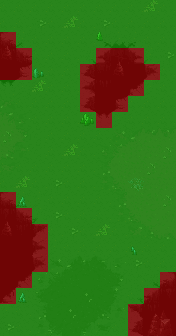

Below is a game level as drawn by its tile map, then a one-line description and the .tmx file that defines it, in full:
An orthogonal 11x21 tile map with 16x16 px tiles, 6 tile layers (Tile Layer 4, Tile Layer 5, Tile Layer 6, Tile Layer 7, ...), 2 hidden layers not drawn.

<map version="1.5" tiledversion="2021.02.15" orientation="orthogonal" renderorder="left-down" width="11" height="21" tilewidth="16" tileheight="16" infinite="0" nextlayerid="15" nextobjectid="1">
 <tileset firstgid="1" source="../world_tiles/tileset.tsx" />
 <layer id="10" name="Tile Layer 4" width="11" height="21">
  <data encoding="csv">
3821,3821,3821,3821,3821,3821,3821,3821,3821,3821,3821,
3821,3821,3821,3821,3821,3821,3821,3821,3821,3821,3821,
3542,3543,3821,3821,3821,3821,3325,3340,3341,3821,3821,
3642,3643,3821,3821,3821,3424,3425,3440,3441,3442,3821,
4340,4341,3821,3821,3821,3822,3525,3725,4043,4044,3821,
4440,4441,3821,3821,3821,3922,3723,3725,4143,4144,3821,
3821,3821,3821,3821,3821,3822,4340,4341,3821,3821,3821,
3821,3821,3821,3821,3821,4425,4440,4441,3821,3821,3821,
3821,3821,3821,3821,3821,3821,3821,3821,3821,3821,3821,
3821,3821,3821,3821,3821,3821,3821,3821,3821,3821,3821,
3821,3821,3821,3821,3821,3821,3821,3821,3821,3821,3821,
3821,3821,3821,3821,3821,3821,3821,3821,3821,3821,3821,
3542,3543,3544,3821,3821,3821,3821,3821,3821,3821,3821,
3642,3643,3644,3821,3821,3821,3821,3821,3821,3821,3821,
3742,3743,3744,3821,3821,3821,3821,3821,3821,3821,3821,
3824,3824,3944,3945,3821,3821,3821,3821,3821,3821,3821,
3824,3824,4044,4045,3821,3821,3821,3821,3821,3821,3821,
4142,4143,4144,3821,3821,3821,3821,3821,3522,3523,3524,
4242,4243,3821,3821,3821,3821,3821,3821,3622,3623,3624,
4342,3821,3821,3821,3821,3821,3821,3821,3722,3723,3724,
4442,3821,3821,3821,3821,3821,3821,3821,3822,3823,3824
</data>
 </layer>
 <layer id="11" name="Tile Layer 5" width="11" height="21">
  <data encoding="csv">
0,0,0,0,0,0,0,0,0,0,0,
0,0,0,0,0,0,0,0,0,0,0,
2973,0,0,0,0,0,0,0,0,0,0,
3073,0,0,0,0,0,0,2973,0,0,0,
0,0,0,0,0,0,0,3073,0,0,0,
0,0,0,0,0,0,0,0,0,0,0,
0,0,0,0,0,0,0,0,0,0,0,
0,0,0,0,0,0,0,0,0,0,0,
0,0,0,0,0,0,0,0,0,0,0,
0,0,0,0,0,0,0,0,0,0,0,
0,0,0,0,0,0,0,0,0,0,0,
0,0,0,0,0,0,0,0,0,0,0,
0,0,0,0,0,0,0,0,0,0,0,
2973,0,0,0,0,0,0,0,0,0,0,
3073,0,0,0,0,0,0,0,0,0,0,
0,0,0,0,0,0,0,0,0,0,0,
0,0,0,0,0,0,0,0,0,0,0,
0,0,0,0,0,0,0,0,0,0,0,
0,0,0,0,0,0,0,0,0,0,0,
0,0,0,0,0,0,0,0,0,2870,2871,
0,0,0,0,0,0,0,0,0,2970,2971
</data>
 </layer>
 <layer id="12" name="Tile Layer 6" width="11" height="21">
  <data encoding="csv">
0,0,0,0,0,0,0,0,0,0,0,
0,0,0,0,0,0,0,0,0,0,0,
0,0,0,0,0,0,0,0,0,0,0,
0,0,0,0,0,0,0,0,0,0,0,
0,0,0,0,0,0,0,0,0,0,0,
0,0,0,0,0,0,0,0,0,0,0,
1508,1509,0,0,0,0,0,0,0,0,0,
1608,1609,0,0,0,0,0,0,0,0,0,
1708,1709,2604,0,0,0,1501,1502,1503,1504,1505,
2008,2009,2604,0,0,0,1601,1602,1603,1804,1804,
2108,2109,2109,0,0,0,1901,1902,1804,1804,1804,
0,0,0,0,0,0,2001,2002,1804,1804,1804,
0,0,0,0,0,0,0,1901,1902,1903,1904,
0,0,0,0,0,0,0,2001,2002,2003,2004,
0,0,0,0,0,0,0,2101,2102,2103,2104,
0,0,0,0,0,0,0,0,0,0,0,
0,0,1511,1512,1513,1516,1517,1619,0,0,0,
0,0,1611,1612,1613,1616,1617,1719,0,0,0,
0,0,1711,1712,1713,1917,1918,1919,0,0,0,
0,0,1911,1912,1913,2017,2018,2019,0,0,0,
0,0,2011,2012,2013,2117,2118,2119,0,0,0
</data>
 </layer>
 <layer id="13" name="Tile Layer 7" width="11" height="21">
  <data encoding="csv">
0,0,0,0,0,0,0,0,0,4607,0,
0,0,4304,0,4607,0,4304,0,0,0,0,
0,0,0,0,0,0,0,0,0,0,0,
0,0,0,0,0,0,0,0,0,0,4304,
0,0,0,0,0,0,0,0,0,0,0,
0,0,4607,0,0,0,0,0,0,0,0,
0,0,0,0,0,0,0,0,0,0,0,
0,0,0,0,0,0,0,0,0,0,0,
4013,0,0,0,0,0,0,0,0,0,0,
0,0,0,0,4607,0,0,0,0,0,4013,
0,0,0,0,0,0,0,0,0,4013,0,
0,4607,0,4304,0,0,0,0,4214,0,0,
0,0,0,0,0,0,0,0,0,0,4013,
0,0,0,4304,0,0,0,0,0,0,0,
0,0,0,0,4304,0,4607,0,0,0,0,
0,0,0,0,0,0,0,0,0,0,0,
0,0,0,0,0,0,0,0,4304,0,0,
0,0,0,0,0,0,0,0,0,0,0,
0,0,0,0,0,4911,0,0,0,0,0,
0,0,0,0,4911,0,0,0,0,0,0,
4304,0,0,0,0,0,0,0,0,0,0
</data>
 </layer>
 <layer id="14" name="Tile Layer 8" width="11" height="21">
  <data encoding="csv">
0,0,0,0,0,0,0,0,0,0,0,
0,0,0,0,0,0,0,0,0,0,0,
0,0,0,0,0,0,3373,0,0,0,0,
0,0,0,0,0,0,0,0,0,0,0,
0,0,3567,0,0,0,0,0,0,0,0,
0,0,0,0,0,0,0,0,0,0,0,
0,0,0,0,0,0,0,0,0,0,0,
0,0,0,0,0,3472,0,0,0,0,0,
0,0,0,0,0,0,0,0,0,0,0,
0,0,0,0,0,0,0,0,0,0,0,
0,0,0,0,0,0,0,0,0,0,0,
0,0,0,0,0,0,0,0,0,0,0,
0,3666,0,0,0,0,0,0,0,0,0,
0,0,0,0,0,0,0,0,0,0,0,
0,0,0,0,0,0,0,0,0,0,0,
0,0,0,0,0,0,0,0,3669,0,0,
0,0,0,0,0,0,0,0,0,0,0,
0,0,0,0,0,0,0,0,0,0,0,
0,3666,0,0,0,0,0,0,0,0,0,
0,0,0,0,0,0,0,0,0,0,0,
0,0,0,0,0,0,0,0,0,0,0
</data>
 </layer>
 <layer id="7" name="anim" width="11" height="21" visible="0">
  <data encoding="csv">
0,0,0,0,0,0,0,0,0,0,0,
0,0,0,0,0,0,0,0,0,0,0,
0,0,0,0,0,0,0,0,0,0,0,
0,0,0,15627,0,0,0,0,0,0,0,
0,0,0,0,0,0,0,0,0,0,0,
0,0,0,0,0,0,0,0,0,0,0,
0,0,0,0,0,0,0,0,0,15527,0,
0,0,0,0,0,0,0,0,0,0,0,
0,0,0,0,0,0,0,0,0,0,0,
0,0,0,0,0,0,0,0,0,0,0,
0,0,0,0,0,0,0,0,0,0,0,
0,0,0,0,0,0,0,0,0,0,0,
0,0,0,0,0,15627,0,0,0,0,0,
0,0,0,0,0,0,0,0,0,0,0,
0,0,0,0,0,0,0,0,0,0,0,
0,0,0,0,0,0,0,0,0,0,0,
0,0,0,0,0,0,0,0,0,0,0,
0,0,0,0,0,0,0,0,15627,0,0,
0,0,0,0,0,0,0,0,0,0,0,
0,0,0,0,0,0,0,0,0,0,0,
0,0,0,0,0,0,0,0,0,0,0
</data>
 </layer>
 <layer id="8" name="characters" width="11" height="21" visible="0">
  <data encoding="csv">
0,0,0,0,0,0,0,0,0,0,0,
0,0,0,0,0,0,0,0,0,0,0,
0,0,0,0,15807,0,0,0,0,0,0,
0,0,0,0,0,0,0,0,0,0,0,
0,0,0,0,0,0,0,0,0,0,0,
0,0,0,0,0,0,0,0,0,0,0,
0,0,0,0,0,0,0,0,0,0,0,
0,0,15607,0,0,0,0,0,15807,0,0,
0,0,0,0,0,0,0,0,0,0,0,
0,0,15807,0,0,0,0,15607,0,0,0,
0,0,0,0,0,0,0,0,0,0,0,
0,0,0,0,0,0,0,0,0,0,0,
0,0,0,0,0,0,0,0,0,0,0,
0,0,0,0,0,0,15807,0,0,0,0,
0,0,0,0,0,0,0,0,0,0,0,
0,0,0,0,0,0,0,0,0,0,0,
0,0,0,0,15607,0,0,0,0,0,0,
0,0,0,0,0,0,0,0,0,0,0,
0,0,0,0,0,0,0,0,0,0,0,
0,0,0,0,0,0,0,0,0,0,0,
0,0,0,0,0,0,0,0,0,0,0
</data>
 </layer>
 <layer id="9" name="walkable" width="11" height="21">
  <data encoding="csv">
15537,15537,15537,15537,15537,15537,15537,15537,15537,15537,15537,
15537,15537,15537,15537,15537,15537,15537,15537,15537,15537,15537,
15437,15537,15537,15537,15537,15537,15537,15537,15537,15537,15537,
15437,15437,15537,15537,15537,15537,15437,15437,15437,15537,15537,
15437,15437,15537,15537,15537,15437,15437,15437,15437,15437,15537,
15537,15537,15537,15537,15537,15437,15437,15437,15437,15537,15537,
15537,15537,15537,15537,15537,15437,15437,15437,15537,15537,15537,
15537,15537,15537,15537,15537,15537,15437,15537,15537,15537,15537,
15537,15537,15537,15537,15537,15537,15537,15537,15537,15537,15537,
15537,15537,15537,15537,15537,15537,15537,15537,15537,15537,15537,
15537,15537,15537,15537,15537,15537,15537,15537,15537,15537,15537,
15537,15537,15537,15537,15537,15537,15537,15537,15537,15537,15537,
15437,15537,15537,15537,15537,15537,15537,15537,15537,15537,15537,
15437,15437,15537,15537,15537,15537,15537,15537,15537,15537,15537,
15437,15437,15437,15537,15537,15537,15537,15537,15537,15537,15537,
15437,15437,15437,15537,15537,15537,15537,15537,15537,15537,15537,
15437,15437,15437,15537,15537,15537,15537,15537,15537,15537,15537,
15437,15437,15537,15537,15537,15537,15537,15537,15537,15537,15437,
15437,15537,15537,15537,15537,15537,15537,15537,15537,15437,15437,
15537,15537,15537,15537,15537,15537,15537,15537,15437,15437,15437,
15537,15537,15537,15537,15537,15537,15537,15537,15437,15437,15437
</data>
 </layer>
</map>
